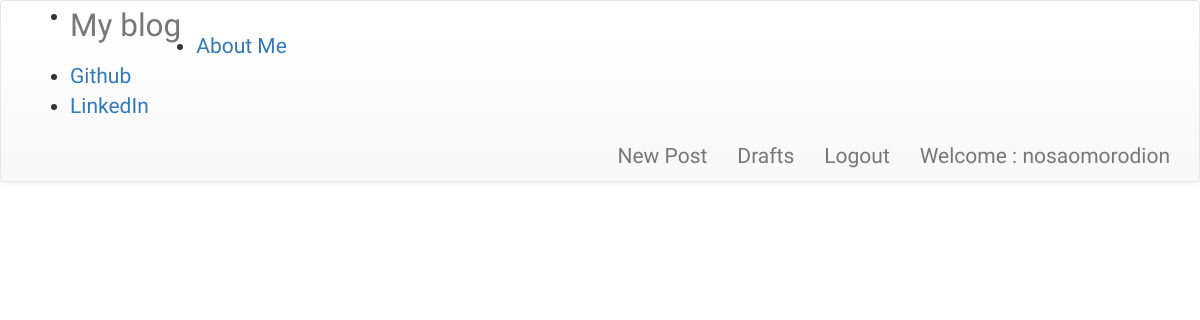
Before: / (signed in) with the older database file.
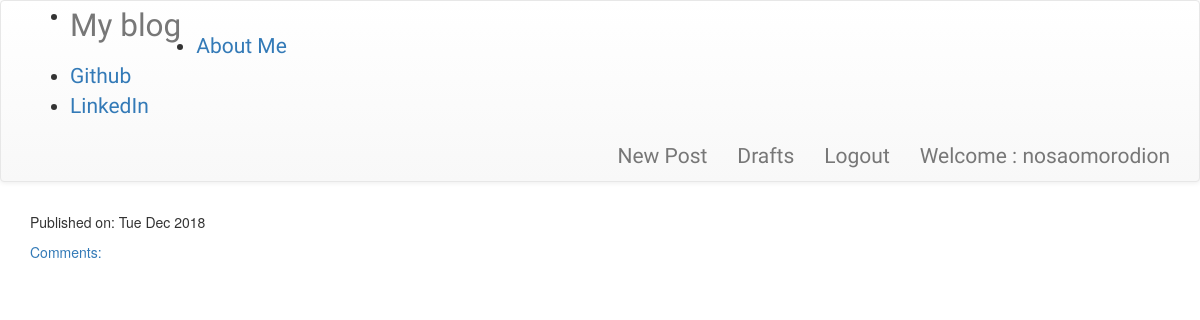
After: the same page with the newer database file.
### blog/models.py (models this page shows, shortened)
class Post(models.Model):
    author = models.ForeignKey('auth.User',on_delete=models.CASCADE)
    title = models.CharField(max_length=250)
    text = models.TextField()
    create_date = models.DateTimeField(default=timezone.now)
    published_date = models.DateTimeField(blank=True, null=True)

### blog/views.py (the view)
# urls.py: path('', views.PostListView.as_view(), name='post_list'),
class PostListView(ListView):
    model = Post
    def get_queryset(self):
        return Post.objects.filter(published_date__lte=timezone.now()).order_by('-published_date')

### blog/templates/blog/post_list.html (shortened to what this page needs)
{% extends "blog/base.html" %}
{% block content %}
<div class="centerstage">
    {% for post in post_list %}
    <div class="post">
        <div class="date">
            <p>Published on: {{post.published_date | date:"D M Y"}}</p>
        </div>
        <a href="{% url 'blog:post_detail' pk=post.pk %}">Comments: {{post.approved_comments.count}}</a>
    </div>
    {% endfor %}
</div>
{% endblock %}

### blog/templates/blog/base.html (shortened to what this page needs)
<!DOCTYPE html>
{% load staticfiles %}
<html lang="en">
    <head>
        <link rel="stylesheet" href="https://maxcdn.bootstrapcdn.com/bootstrap/3.3.7/css/bootstrap.min.css">
        <link rel="stylesheet" href="https://maxcdn.bootstrapcdn.com/bootstrap/3.3.7/css/bootstrap-theme.min.css">
        <link rel="stylesheet" href="//cdn.jsdelivr.net/medium-editor/latest/css/medium-editor.min.css" type="text/css" media="screen" charset="utf-8">
        <link rel="stylesheet" href="{% static 'css/blog.css' %}">
    </head>
    <body>
        <nav class="navbar navbar-default techfont custom-navbar">
            <div class="container">
                <ul>
                    <li><a class='navbar-brand bigbrand' href="{% url 'blog:post_list' %}">My blog</a></li>
                    <li><a href="{% url 'blog:about' %}"> About Me</a></li>
                    <li><a href="http://www.github.com"> Github</a></li>
                    <li><a href="https://www.linkedin.com"> LinkedIn</a></li>
                </ul>
                <ul class='nav navbar-nav navbar-right'>
                    {% if user.is_authenticated %}
                    <li>
                        <a href="{% url 'blog:post_new' %}"> New Post </a>
                    </li>
                    <li>
                        <a href="{% url 'blog:post_draft_list' %}"> Drafts </a>
                    </li>
                    <li>
                        <a href="{% url 'logout' %}"> Logout </a>
                    </li>
                    <li>
                        <a>Welcome : {{user.username}}</a>
                    </li>
                        {% else %}
                        <li>
                            <a class='nav navbar-right' href= "{% url 'login'%}"><span class='glyphicon glyphicon-user'>Login </span> </a>
                        </li>
                    {% endif %}
                </ul>
            </div>
        </nav>
        <div class="content container">
            <div class="row">
                <div class="col-md-8">
                    <div class="blog_posts">
                        {% block content%}
                        {% endblock%}
                    </div>
                </div>
            </div>
        </div>
    </body>
</html>

### blog/static/css/blog.css (style rules this page uses)
.techfont { font-family: 'Russo One', sans-serif; font-size: 1.5em; margin-bottom: 10px; }
.centerstage { margin-left: auto; margin-right: auto; }
.bigbrand { font-size: 1.5em; }

Changed rows visible on the page:
added Post: published_date "Tue Dec 2018"
